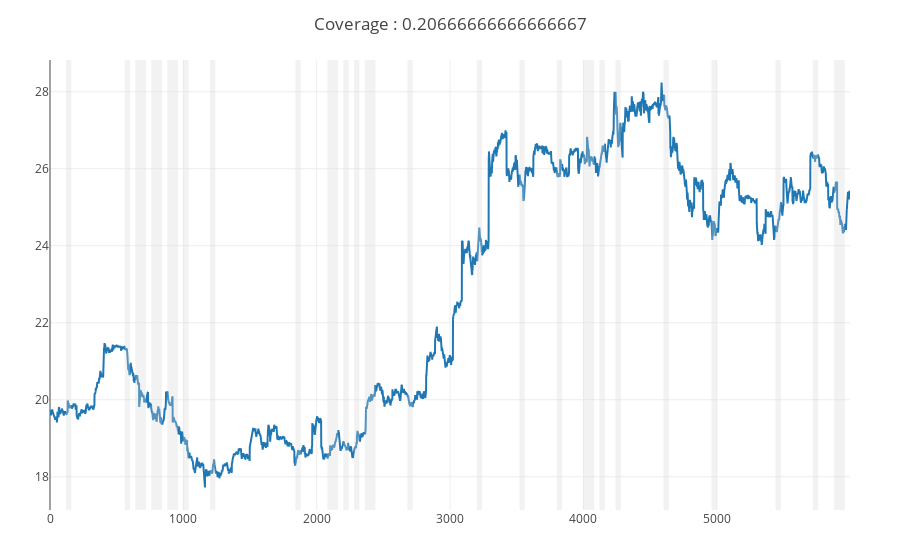

The code cell stored with this chart in its notebook:
### Code cell
plotprevisibility(control.lastPrice, signal)

### Figure 1 — Plotly figure (JSON) as saved in the notebook; plotly's stock layout.template omitted (floating-point values rounded to 4 significant figures; data arrays with more than 128 entries replaced by an {"elided": "..."} marker saying what was removed)
{"data": [{"type": "scatter", "y": {"elided": "6000 float values"}}], "layout": {"autosize": true, "margin": {"b": 50, "l": 50, "r": 50, "t": 60}, "shapes": [{"fillcolor": "#d3d3d3", "line": {"width": 0}, "opacity": 0.3, "type": "rect", "x0": 120, "x1": 160, "xref": "x", "y0": 0, "y1": 1, "yref": "paper"}, {"fillcolor": "#d3d3d3", "line": {"width": 0}, "opacity": 0.3, "type": "rect", "x0": 560, "x1": 600, "xref": "x", "y0": 0, "y1": 1, "yref": "paper"}, {"fillcolor": "#d3d3d3", "line": {"width": 0}, "opacity": 0.3, "type": "rect", "x0": 640, "x1": 720, "xref": "x", "y0": 0, "y1": 1, "yref": "paper"}, {"fillcolor": "#d3d3d3", "line": {"width": 0}, "opacity": 0.3, "type": "rect", "x0": 760, "x1": 840, "xref": "x", "y0": 0, "y1": 1, "yref": "paper"}, {"fillcolor": "#d3d3d3", "line": {"width": 0}, "opacity": 0.3, "type": "rect", "x0": 880, "x1": 960, "xref": "x", "y0": 0, "y1": 1, "yref": "paper"}, {"fillcolor": "#d3d3d3", "line": {"width": 0}, "opacity": 0.3, "type": "rect", "x0": 1000, "x1": 1040, "xref": "x", "y0": 0, "y1": 1, "yref": "paper"}, {"fillcolor": "#d3d3d3", "line": {"width": 0}, "opacity": 0.3, "type": "rect", "x0": 1200, "x1": 1240, "xref": "x", "y0": 0, "y1": 1, "yref": "paper"}, {"fillcolor": "#d3d3d3", "line": {"width": 0}, "opacity": 0.3, "type": "rect", "x0": 1840, "x1": 1880, "xref": "x", "y0": 0, "y1": 1, "yref": "paper"}, {"fillcolor": "#d3d3d3", "line": {"width": 0}, "opacity": 0.3, "type": "rect", "x0": 2080, "x1": 2160, "xref": "x", "y0": 0, "y1": 1, "yref": "paper"}, {"fillcolor": "#d3d3d3", "line": {"width": 0}, "opacity": 0.3, "type": "rect", "x0": 2200, "x1": 2240, "xref": "x", "y0": 0, "y1": 1, "yref": "paper"}, {"fillcolor": "#d3d3d3", "line": {"width": 0}, "opacity": 0.3, "type": "rect", "x0": 2280, "x1": 2320, "xref": "x", "y0": 0, "y1": 1, "yref": "paper"}, {"fillcolor": "#d3d3d3", "line": {"width": 0}, "opacity": 0.3, "type": "rect", "x0": 2360, "x1": 2440, "xref": "x", "y0": 0, "y1": 1, "yref": "paper"}, {"fillcolor": "#d3d3d3", "line": {"width": 0}, "opacity": 0.3, "type": "rect", "x0": 2680, "x1": 2720, "xref": "x", "y0": 0, "y1": 1, "yref": "paper"}, {"fillcolor": "#d3d3d3", "line": {"width": 0}, "opacity": 0.3, "type": "rect", "x0": 3200, "x1": 3240, "xref": "x", "y0": 0, "y1": 1, "yref": "paper"}, {"fillcolor": "#d3d3d3", "line": {"width": 0}, "opacity": 0.3, "type": "rect", "x0": 3520, "x1": 3560, "xref": "x", "y0": 0, "y1": 1, "yref": "paper"}, {"fillcolor": "#d3d3d3", "line": {"width": 0}, "opacity": 0.3, "type": "rect", "x0": 3800, "x1": 3840, "xref": "x", "y0": 0, "y1": 1, "yref": "paper"}, {"fillcolor": "#d3d3d3", "line": {"width": 0}, "opacity": 0.3, "type": "rect", "x0": 4000, "x1": 4080, "xref": "x", "y0": 0, "y1": 1, "yref": "paper"}, {"fillcolor": "#d3d3d3", "line": {"width": 0}, "opacity": 0.3, "type": "rect", "x0": 4120, "x1": 4160, "xref": "x", "y0": 0, "y1": 1, "yref": "paper"}, {"fillcolor": "#d3d3d3", "line": {"width": 0}, "opacity": 0.3, "type": "rect", "x0": 4240, "x1": 4280, "xref": "x", "y0": 0, "y1": 1, "yref": "paper"}, {"fillcolor": "#d3d3d3", "line": {"width": 0}, "opacity": 0.3, "type": "rect", "x0": 4600, "x1": 4640, "xref": "x", "y0": 0, "y1": 1, "yref": "paper"}, {"fillcolor": "#d3d3d3", "line": {"width": 0}, "opacity": 0.3, "type": "rect", "x0": 4960, "x1": 5000, "xref": "x", "y0": 0, "y1": 1, "yref": "paper"}, {"fillcolor": "#d3d3d3", "line": {"width": 0}, "opacity": 0.3, "type": "rect", "x0": 5440, "x1": 5480, "xref": "x", "y0": 0, "y1": 1, "yref": "paper"}, {"fillcolor": "#d3d3d3", "line": {"width": 0}, "opacity": 0.3, "type": "rect", "x0": 5720, "x1": 5760, "xref": "x", "y0": 0, "y1": 1, "yref": "paper"}, {"fillcolor": "#d3d3d3", "line": {"width": 0}, "opacity": 0.3, "type": "rect", "x0": 5880, "x1": 5960, "xref": "x", "y0": 0, "y1": 1, "yref": "paper"}], "title": {"text": "Coverage : 0.20666666666666667"}, "xaxis": {"autorange": true, "range": [0, 5999]}, "yaxis": {"autorange": true, "range": [17.14, 28.82], "type": "linear"}}}
